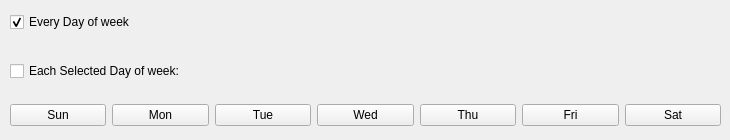
      <widget class="QWidget" name="tab_11">
       <attribute name="title">
        <string>Day of week</string>
       </attribute>
       <widget class="QCheckBox" name="dow_every_check">
        <property name="geometry">
         <rect>
          <x>10</x>
          <y>11</y>
          <width>181</width>
          <height>22</height>
         </rect>
        </property>
        <property name="text">
         <string>Every Day of week</string>
        </property>
        <property name="checked">
         <bool>true</bool>
        </property>
       </widget>
       <widget class="QWidget" name="layoutWidget_23">
        <property name="geometry">
         <rect>
          <x>10</x>
          <y>100</y>
          <width>711</width>
          <height>31</height>
         </rect>
        </property>
        <layout class="QVBoxLayout" name="verticalLayout_15">
         <item>
          <layout class="QHBoxLayout" name="horizontalLayout_26">
           <item>
            <widget class="QPushButton" name="dow_btn_each_sun">
             <property name="text">
              <string>Sun</string>
             </property>
             <property name="checkable">
              <bool>true</bool>
             </property>
             <property name="checked">
              <bool>false</bool>
             </property>
            </widget>
           </item>
           <item>
            <widget class="QPushButton" name="dow_btn_each_mon">
             <property name="text">
              <string>Mon</string>
             </property>
             <property name="checkable">
              <bool>true</bool>
             </property>
             <property name="checked">
              <bool>false</bool>
             </property>
            </widget>
           </item>
           <item>
            <widget class="QPushButton" name="dow_btn_each_tue">
             <property name="text">
              <string>Tue</string>
             </property>
             <property name="checkable">
              <bool>true</bool>
             </property>
             <property name="checked">
              <bool>false</bool>
             </property>
            </widget>
           </item>
           <item>
            <widget class="QPushButton" name="dow_btn_each_wed">
             <property name="text">
              <string>Wed</string>
             </property>
             <property name="checkable">
              <bool>true</bool>
             </property>
             <property name="checked">
              <bool>false</bool>
             </property>
            </widget>
           </item>
           <item>
            <widget class="QPushButton" name="dow_btn_each_thu">
             <property name="text">
              <string>Thu</string>
             </property>
             <property name="checkable">
              <bool>true</bool>
             </property>
             <property name="checked">
              <bool>false</bool>
             </property>
            </widget>
           </item>
           <item>
            <widget class="QPushButton" name="dow_btn_each_fri">
             <property name="text">
              <string>Fri</string>
             </property>
             <property name="checkable">
              <bool>true</bool>
             </property>
             <property name="checked">
              <bool>false</bool>
             </property>
            </widget>
           </item>
           <item>
            <widget class="QPushButton" name="dow_btn_each_sat">
             <property name="text">
              <string>Sat</string>
             </property>
             <property name="checkable">
              <bool>true</bool>
             </property>
             <property name="checked">
              <bool>false</bool>
             </property>
            </widget>
           </item>
          </layout>
         </item>
        </layout>
       </widget>
       <widget class="QCheckBox" name="dow_each_selected_check">
        <property name="geometry">
         <rect>
          <x>10</x>
          <y>60</y>
          <width>221</width>
          <height>22</height>
         </rect>
        </property>
        <property name="text">
         <string>Each Selected Day of week:</string>
        </property>
       </widget>
      </widget>
